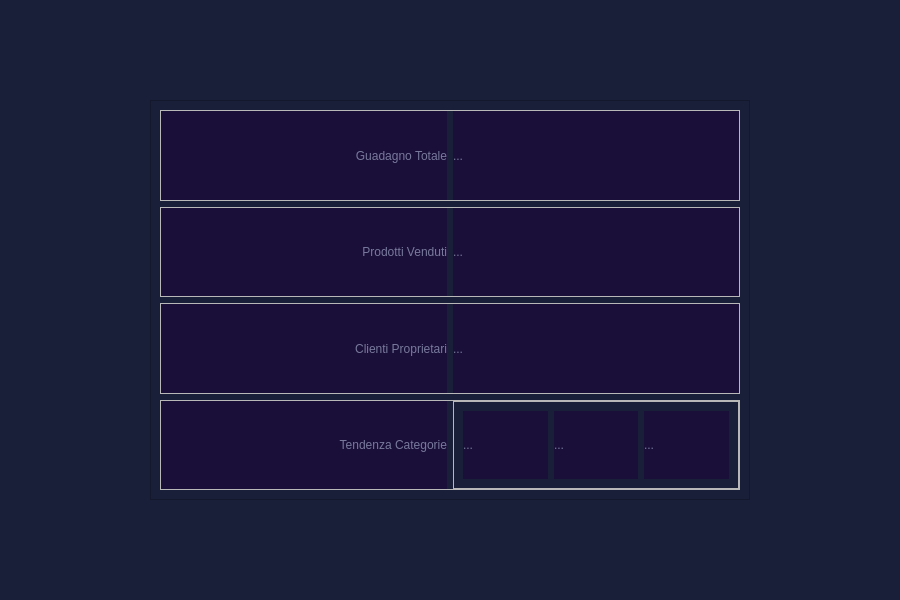
<?xml version="1.0" encoding="UTF-8"?>
<ui version="4.0">
 <class>Prodotti</class>
 <widget class="QWidget" name="Prodotti">
  <property name="geometry">
   <rect>
    <x>0</x>
    <y>0</y>
    <width>900</width>
    <height>600</height>
   </rect>
  </property>
  <property name="windowTitle">
   <string>Form</string>
  </property>
  <property name="styleSheet">
   <string notr="true">#Prodotti{
	background-color:#1a1f39;
}
QLabel{
	color:#78799c;
	background-color:#1a0f39;
}</string>
  </property>
  <layout class="QHBoxLayout" name="horizontalLayout">
   <item>
    <widget class="QFrame" name="frame">
     <property name="maximumSize">
      <size>
       <width>600</width>
       <height>400</height>
      </size>
     </property>
     <property name="styleSheet">
      <string notr="true">#frame{
	background-color:#1a1f39;
}</string>
     </property>
     <property name="frameShape">
      <enum>QFrame::StyledPanel</enum>
     </property>
     <property name="frameShadow">
      <enum>QFrame::Raised</enum>
     </property>
     <layout class="QVBoxLayout" name="verticalLayout">
      <item>
       <widget class="QFrame" name="frame_6">
        <property name="frameShape">
         <enum>QFrame::StyledPanel</enum>
        </property>
        <property name="frameShadow">
         <enum>QFrame::Raised</enum>
        </property>
        <layout class="QHBoxLayout" name="horizontalLayout_5">
         <property name="spacing">
          <number>6</number>
         </property>
         <property name="leftMargin">
          <number>0</number>
         </property>
         <property name="topMargin">
          <number>0</number>
         </property>
         <property name="rightMargin">
          <number>0</number>
         </property>
         <property name="bottomMargin">
          <number>0</number>
         </property>
         <item>
          <widget class="QLabel" name="label_10">
           <property name="text">
            <string>Guadagno Totale</string>
           </property>
           <property name="alignment">
            <set>Qt::AlignRight|Qt::AlignTrailing|Qt::AlignVCenter</set>
           </property>
          </widget>
         </item>
         <item>
          <widget class="QLabel" name="guadagnoTotaleLabel">
           <property name="text">
            <string>...</string>
           </property>
          </widget>
         </item>
        </layout>
       </widget>
      </item>
      <item>
       <widget class="QFrame" name="frame_5">
        <property name="frameShape">
         <enum>QFrame::StyledPanel</enum>
        </property>
        <property name="frameShadow">
         <enum>QFrame::Raised</enum>
        </property>
        <layout class="QHBoxLayout" name="horizontalLayout_4">
         <property name="spacing">
          <number>6</number>
         </property>
         <property name="leftMargin">
          <number>0</number>
         </property>
         <property name="topMargin">
          <number>0</number>
         </property>
         <property name="rightMargin">
          <number>0</number>
         </property>
         <property name="bottomMargin">
          <number>0</number>
         </property>
         <item>
          <widget class="QLabel" name="label_8">
           <property name="text">
            <string>Prodotti Venduti</string>
           </property>
           <property name="alignment">
            <set>Qt::AlignRight|Qt::AlignTrailing|Qt::AlignVCenter</set>
           </property>
          </widget>
         </item>
         <item>
          <widget class="QLabel" name="prodottiVendutiLabel">
           <property name="text">
            <string>...</string>
           </property>
          </widget>
         </item>
        </layout>
       </widget>
      </item>
      <item>
       <widget class="QFrame" name="frame_7">
        <property name="frameShape">
         <enum>QFrame::StyledPanel</enum>
        </property>
        <property name="frameShadow">
         <enum>QFrame::Raised</enum>
        </property>
        <layout class="QHBoxLayout" name="horizontalLayout_6">
         <property name="spacing">
          <number>6</number>
         </property>
         <property name="leftMargin">
          <number>0</number>
         </property>
         <property name="topMargin">
          <number>0</number>
         </property>
         <property name="rightMargin">
          <number>0</number>
         </property>
         <property name="bottomMargin">
          <number>0</number>
         </property>
         <item>
          <widget class="QLabel" name="label_12">
           <property name="text">
            <string>Clienti Proprietari</string>
           </property>
           <property name="alignment">
            <set>Qt::AlignRight|Qt::AlignTrailing|Qt::AlignVCenter</set>
           </property>
          </widget>
         </item>
         <item>
          <widget class="QLabel" name="clientiProprietariLabel">
           <property name="text">
            <string>...</string>
           </property>
          </widget>
         </item>
        </layout>
       </widget>
      </item>
      <item>
       <widget class="QFrame" name="frame_8">
        <property name="frameShape">
         <enum>QFrame::StyledPanel</enum>
        </property>
        <property name="frameShadow">
         <enum>QFrame::Raised</enum>
        </property>
        <layout class="QHBoxLayout" name="horizontalLayout_3">
         <property name="spacing">
          <number>6</number>
         </property>
         <property name="leftMargin">
          <number>0</number>
         </property>
         <property name="topMargin">
          <number>0</number>
         </property>
         <property name="rightMargin">
          <number>0</number>
         </property>
         <property name="bottomMargin">
          <number>0</number>
         </property>
         <item>
          <widget class="QLabel" name="label_14">
           <property name="text">
            <string>Tendenza Categorie</string>
           </property>
           <property name="alignment">
            <set>Qt::AlignRight|Qt::AlignTrailing|Qt::AlignVCenter</set>
           </property>
          </widget>
         </item>
         <item>
          <widget class="QFrame" name="frame_2">
           <property name="frameShape">
            <enum>QFrame::StyledPanel</enum>
           </property>
           <property name="frameShadow">
            <enum>QFrame::Raised</enum>
           </property>
           <layout class="QHBoxLayout" name="horizontalLayout_2">
            <item>
             <widget class="QLabel" name="cat1">
              <property name="text">
               <string>...</string>
              </property>
             </widget>
            </item>
            <item>
             <widget class="QLabel" name="cat2">
              <property name="text">
               <string>...</string>
              </property>
             </widget>
            </item>
            <item>
             <widget class="QLabel" name="cat3">
              <property name="text">
               <string>...</string>
              </property>
             </widget>
            </item>
           </layout>
          </widget>
         </item>
        </layout>
       </widget>
      </item>
     </layout>
    </widget>
   </item>
  </layout>
 </widget>
 <resources>
  <include location="../resources.qrc"/>
 </resources>
 <connections/>
</ui>
